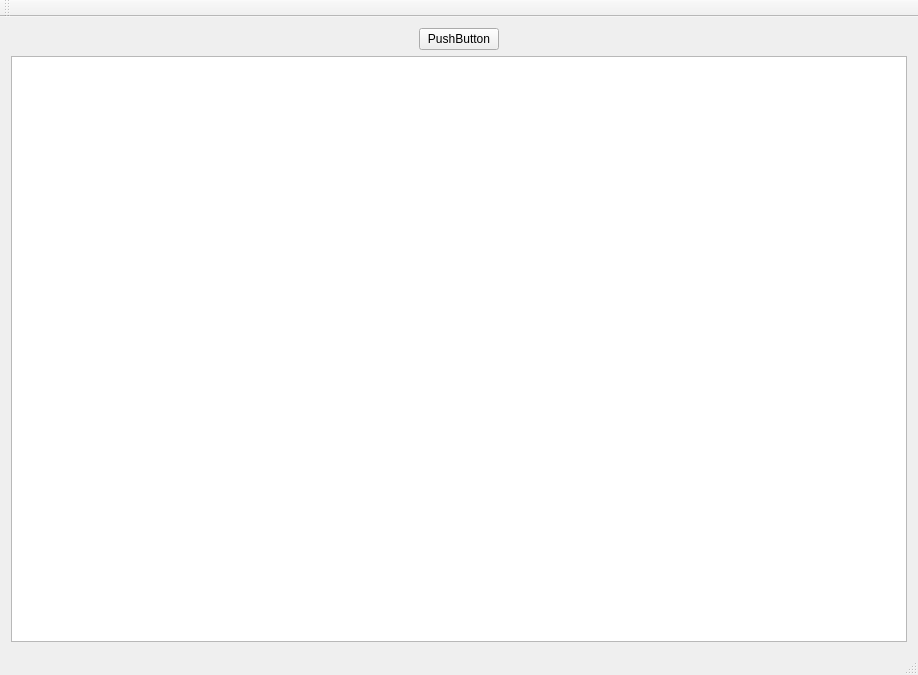
<?xml version="1.0" encoding="UTF-8"?>
<ui version="4.0">
 <class>MainWindow</class>
 <widget class="QMainWindow" name="MainWindow">
  <property name="geometry">
   <rect>
    <x>0</x>
    <y>0</y>
    <width>918</width>
    <height>675</height>
   </rect>
  </property>
  <property name="windowTitle">
   <string>MainWindow</string>
  </property>
  <widget class="QWidget" name="centralWidget">
   <layout class="QGridLayout" name="gridLayout">
    <item row="0" column="0">
     <spacer name="horizontalSpacer">
      <property name="orientation">
       <enum>Qt::Horizontal</enum>
      </property>
      <property name="sizeHint" stdset="0">
       <size>
        <width>404</width>
        <height>20</height>
       </size>
      </property>
     </spacer>
    </item>
    <item row="0" column="1">
     <widget class="QPushButton" name="pushButton">
      <property name="text">
       <string>PushButton</string>
      </property>
     </widget>
    </item>
    <item row="0" column="2">
     <spacer name="horizontalSpacer_2">
      <property name="orientation">
       <enum>Qt::Horizontal</enum>
      </property>
      <property name="sizeHint" stdset="0">
       <size>
        <width>403</width>
        <height>20</height>
       </size>
      </property>
     </spacer>
    </item>
    <item row="1" column="0" colspan="3">
     <widget class="QTextEdit" name="textEdit"/>
    </item>
   </layout>
  </widget>
  <widget class="QMenuBar" name="menuBar">
   <property name="geometry">
    <rect>
     <x>0</x>
     <y>0</y>
     <width>918</width>
     <height>23</height>
    </rect>
   </property>
  </widget>
  <widget class="QToolBar" name="mainToolBar">
   <attribute name="toolBarArea">
    <enum>TopToolBarArea</enum>
   </attribute>
   <attribute name="toolBarBreak">
    <bool>false</bool>
   </attribute>
  </widget>
  <widget class="QStatusBar" name="statusBar"/>
 </widget>
 <layoutdefault spacing="6" margin="11"/>
 <resources/>
 <connections/>
</ui>
